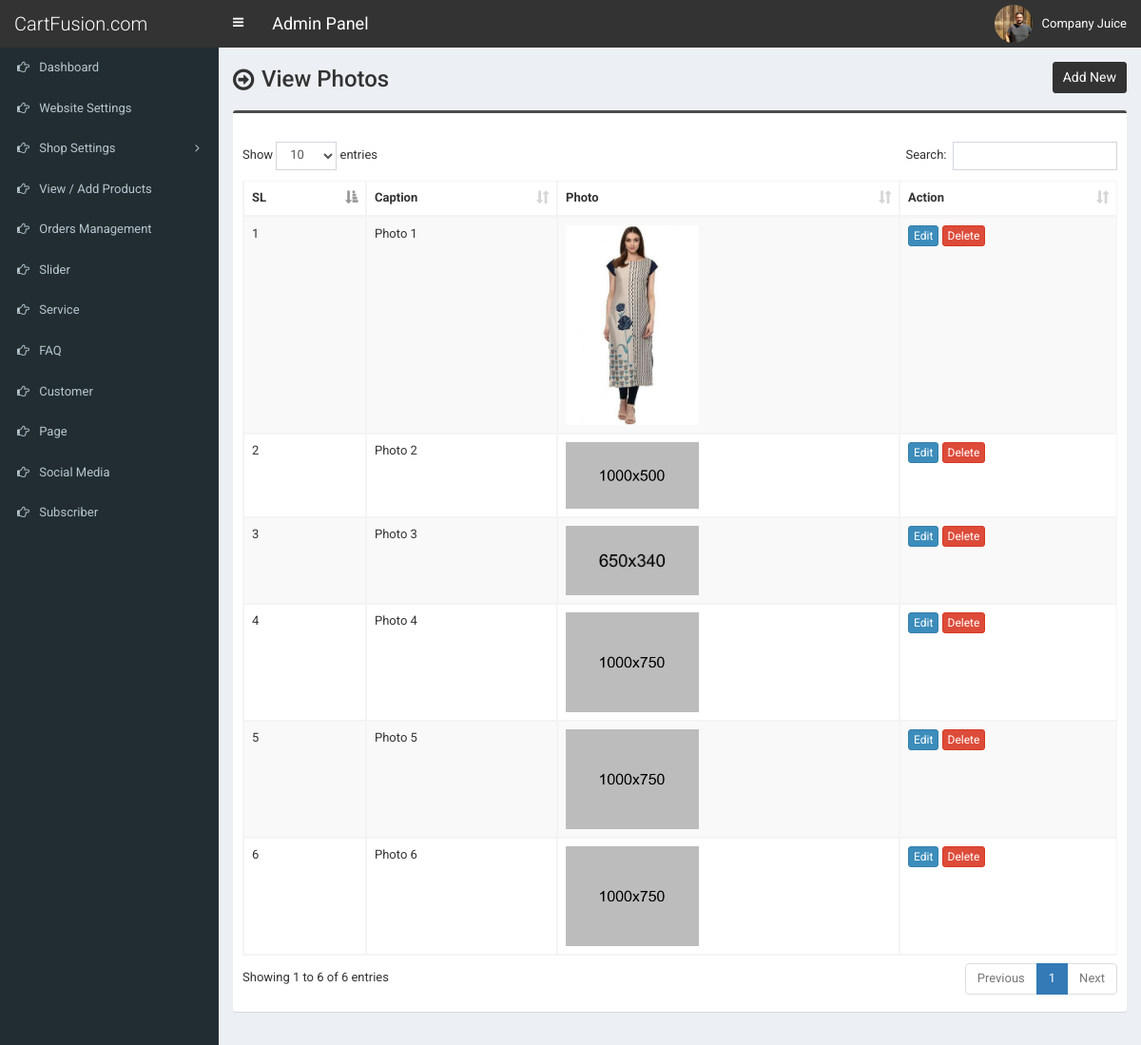
Screenshot of /admin/photo.php (signed in) with the database file from the repository.
### tables this page shows
CREATE TABLE `tbl_photo` (
  `id` int(11) NOT NULL,
  `caption` varchar(255) NOT NULL,
  `photo` varchar(255) NOT NULL
);

### admin/photo.php (the view, shortened to what this page needs)
<?php require_once('header.php'); ?>
<section class="content-header">
	<div class="content-header-left">
		<h1>View Photos</h1>
	</div>
	<div class="content-header-right">
		<a href="photo-add.php" class="btn btn-primary btn-sm">Add New</a>
	</div>
</section>
<section class="content">
  <div class="row">
    <div class="col-md-12">
      <div class="box box-info">
        <div class="box-body table-responsive">
          <table id="example1" class="table table-bordered table-striped">
			<thead>
			    <tr>
			        <th>SL</th>
			        <th>Caption</th>
			        <th>Photo</th>
			        <th>Action</th>
			    </tr>
			</thead>
            <tbody>
            	<?php
            	$i=0;
            	$statement = $pdo->prepare("SELECT * FROM tbl_photo");
            	$statement->execute();
            	$result = $statement->fetchAll(PDO::FETCH_ASSOC);
            	foreach ($result as $row) {
            		$i++;
	            	?>
	                <tr>
	                    <td><?php echo $i; ?></td>
	                    <td><?php echo $row['caption']; ?></td>
	                    <td>
	                    	<img src="../assets/uploads/<?php echo $row['photo']; ?>" width="140">
	                    </td>
	                    <td>
	                        <a href="photo-edit.php?id=<?php echo $row['id']; ?>" class="btn btn-primary btn-xs">Edit</a>
	                        <a href="#" class="btn btn-danger btn-xs" data-href="photo-delete.php?id=<?php echo $row['id']; ?>" data-toggle="modal" data-target="#confirm-delete">Delete</a>
	                    </td>
	                </tr>
	                <?php
            	}
            	?>
            </tbody>
          </table>
        </div>
      </div>
</section>
<?php require_once('footer.php'); ?>

### admin/header.php (shortened to what this page needs)
<!DOCTYPE html>
<html>
<head>
	<link rel="stylesheet" href="css/bootstrap.min.css">
	<link rel="stylesheet" href="css/font-awesome.min.css">
	<link rel="stylesheet" href="css/ionicons.min.css">
	<link rel="stylesheet" href="css/datepicker3.css">
	<link rel="stylesheet" href="css/all.css">
	<link rel="stylesheet" href="css/select2.min.css">
	<link rel="stylesheet" href="css/dataTables.bootstrap.css">
	<link rel="stylesheet" href="css/jquery.fancybox.css">
	<link rel="stylesheet" href="css/AdminLTE.min.css">
	<link rel="stylesheet" href="css/_all-skins.min.css">
	<link rel="stylesheet" href="css/on-off-switch.css"/>
	<link rel="stylesheet" href="css/summernote.css">
	<link rel="stylesheet" href="style.css">
</head>
<body class="hold-transition fixed skin-blue sidebar-mini">
	<div class="wrapper">
		<header class="main-header">
			<a href="index.php" class="logo">
				<span class="logo-lg">CartFusion.com</span>
			</a>
			<nav class="navbar navbar-static-top">
				<a href="#" class="sidebar-toggle" data-toggle="offcanvas" role="button">
				</a>
				<span style="float:left;line-height:50px;color:#fff;padding-left:15px;font-size:18px;">Admin Panel</span>
				<div class="navbar-custom-menu">
					<ul class="nav navbar-nav">
						<li class="dropdown user user-menu">
							<a href="#" class="dropdown-toggle" data-toggle="dropdown">
								<img src="../assets/uploads/<?php echo $_SESSION['user']['photo']; ?>" class="user-image" alt="User Image">
								<span class="hidden-xs"><?php echo $_SESSION['user']['full_name']; ?></span>
							</a>
						</li>
					</ul>
				</div>
			</nav>
		</header>
  		<?php $cur_page = substr($_SERVER["SCRIPT_NAME"],strrpos($_SERVER["SCRIPT_NAME"],"/")+1); ?>
  		<aside class="main-sidebar">
    		<section class="sidebar">
      			<ul class="sidebar-menu">
			        <li class="treeview <?php if($cur_page == 'index.php') {echo 'active';} ?>">
			          <a href="index.php">
			            <i class="fa fa-hand-o-right"></i> <span>Dashboard</span>
			          </a>
			        </li>
			        <li class="treeview <?php if( ($cur_page == 'settings.php') ) {echo 'active';} ?>">
			          <a href="settings.php">
			            <i class="fa fa-hand-o-right"></i> <span>Website Settings</span>
			          </a>
			        </li>
                    <li class="treeview <?php if( ($cur_page == 'size.php') || ($cur_page == 'size-add.php') || ($cur_page == 'size-edit.php') || ($cur_page == 'color.php') || ($cur_page == 'color-add.php') || ($cur_page == 'color-edit.php') || ($cur_page == 'country.php') || ($cur_page == 'country-add.php') || ($cur_page == 'country-edit.php') || ($cur_page == 'shipping-cost.php') || ($cur_page == 'shipping-cost-edit.php') || ($cur_page == 'top-category.php') || ($cur_page == 'top-category-add.php') || ($cur_page == 'top-category-edit.php') || ($cur_page == 'mid-category.php') || ($cur_page == 'mid-category-add.php') || ($cur_page == 'mid-category-edit.php') || ($cur_page == 'end-category.php') || ($cur_page == 'end-category-add.php') || ($cur_page == 'end-category-edit.php') ) {echo 'active';} ?>">
                        <a href="#">
                            <i class="fa fa-hand-o-right"></i>
                            <span>Shop Settings</span>
                            <span class="pull-right-container">
								<i class="fa fa-angle-left pull-right"></i>
							</span>
                        </a>
                    </li>
                    <li class="treeview <?php if( ($cur_page == 'product.php') || ($cur_page == 'product-add.php') || ($cur_page == 'product-edit.php') ) {echo 'active';} ?>">
                        <a href="product.php">
                            <i class="fa fa-hand-o-right"></i> <span>View / Add Products</span>
                        </a>
                    </li>
                    <li class="treeview <?php if( ($cur_page == 'order.php') ) {echo 'active';} ?>">
                        <a href="order.php">
                            <i class="fa fa-hand-o-right"></i> <span>Orders Management</span>
                        </a>
                    </li>
                     <li class="treeview <?php if( ($cur_page == 'slider.php') ) {echo 'active';} ?>">
			          <a href="slider.php">
			            <i class="fa fa-hand-o-right"></i> <span>Slider</span>
			          </a>
			        </li>
			        <li class="treeview <?php if( ($cur_page == 'service.php') ) {echo 'active';} ?>">
			          <a href="service.php">
			            <i class="fa fa-hand-o-right"></i> <span>Service</span>
			          </a>
			        </li>
			      			        <li class="treeview <?php if( ($cur_page == 'faq.php') ) {echo 'active';} ?>">
			          <a href="faq.php">
			            <i class="fa fa-hand-o-right"></i> <span>FAQ</span>
			          </a>
			        </li>
						<li class="treeview <?php if( ($cur_page == 'customer.php') || ($cur_page == 'customer-add.php') || ($cur_page == 'customer-edit.php') ) {echo 'active';} ?>">
			          <a href="customer.php">
			            <i class="fa fa-hand-o-right"></i> <span>Customer</span>
			          </a>
			        </li>
			        <li class="treeview <?php if( ($cur_page == 'page.php') ) {echo 'active';} ?>">
			          <a href="page.php">
			            <i class="fa fa-hand-o-right"></i> <span>Page</span>
			          </a>
			        </li>
			        <li class="treeview <?php if( ($cur_page == 'social-media.php') ) {echo 'active';} ?>">
			          <a href="social-media.php">
			            <i class="fa fa-hand-o-right"></i> <span>Social Media</span>
			          </a>
			        </li>
			        <li class="treeview <?php if( ($cur_page == 'subscriber.php')||($cur_page == 'subscriber.php') ) {echo 'active';} ?>">
			          <a href="subscriber.php">
			            <i class="fa fa-hand-o-right"></i> <span>Subscriber</span>
			          </a>
			        </li>
      			</ul>
    		</section>
  		</aside>
  		<div class="content-wrapper">

### admin/footer.php (shortened to what this page needs)
		</div>
	</div>
</body>
</html>

### admin/style.css (style rules this page uses)
body { font-size: 13px; font-family: 'Roboto', sans-serif; }
.navbar-nav>.user-menu .user-image { width: 40px; height: 40px; margin-top: -10px; }
.content-header>h1, .content-header .content-header-left h1 { font-family: 'Roboto', sans-serif; }
.main-header .logo { text-align: left; }
.main-header .logo .logo-lg { font-family: 'Roboto', sans-serif; }
.box-info { padding-top: 20px; }
.sidebar-menu li>a>.pull-right-container>.fa-angle-left:before { content: "\f105"; }
.content-header { overflow: hidden; }
.content-header .content-header-left { float: left; padding-top: 5px; }
.content-header .content-header-right { float: right; }
.content-header .content-header-left h1 { margin-top: 0; margin-bottom: 0; padding-left: 30px; padding-bottom: 5px; font-size: 24px; position: relative; }
.content-header .content-header-left h1:before { position: absolute; top: 0; left: 0; font-family: 'FontAwesome', sans-serif; font-size: 26px; content: '\f18e'; }
.content-header .content-header-right a { position: relative; font-size: 14px; }
.skin-blue .main-header .logo, .skin-blue .main-header .logo:hover, .skin-blue .main-header .navbar, .skin-blue .main-header .navbar .sidebar-toggle:hover { background-color: #333333; }
.box.box-info { border-top-color: #4c4c4c; }
.content-header .content-header-right a { background-color: #333333; border-color: #333333; }

### rows the page displays
tbl_photo: caption "Photo 1", photo (picture)
tbl_photo: caption "Photo 2", photo (picture)
tbl_photo: caption "Photo 3", photo (picture)
tbl_photo: caption "Photo 4", photo (picture)
tbl_photo: caption "Photo 5", photo (picture)
tbl_photo: caption "Photo 6", photo (picture)

### other values shown
$_SESSION['user']['full_name'] "Company Juice"
